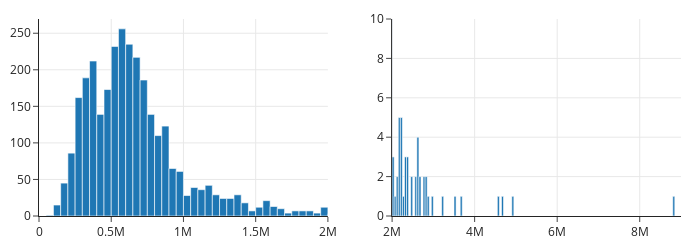

The notebook cell this image was saved under:
### Markdown cell above
Let's use this idea to improve the histogram of house prices.
In the side-by-side plots below, we clip the data by changing the limits of the x-axis. 
On the left, we've excluded houses that cost over $\$2,000,000$. 
The shape of the distribution for the bulk of the houses is much clearer in this plot.
For instance, we can more easily observe the skewness and a smaller secondary mode.
On the right, we separately show detail in the long right tail of the distribution.

### Code cell
right_hist = px.histogram(sfh, x='price')
left_hist = px.histogram(sfh, x='price')
fig = left_right(left_hist, right_hist, height=250)
fig.update_xaxes(range=[0, 2e6], row=1, col=1)
fig.update_xaxes(range=[2e6, 9e6], row=1, col=2)
fig.update_yaxes(range=[0, 10], row=1, col=2)
fig

### Figure 1 — Plotly figure (JSON) as saved in the notebook; plotly's stock layout.template omitted (floating-point values rounded to 4 significant figures; data arrays with more than 128 entries replaced by an {"elided": "..."} marker saying what was removed)
{"data": [{"alignmentgroup": "True", "hovertemplate": "price=%{x}<br>count=%{y}<extra></extra>", "legendgroup": "", "marker": {"color": "#1F77B4", "pattern": {"shape": ""}}, "name": "", "offsetgroup": "", "orientation": "v", "showlegend": false, "type": "histogram", "x": {"elided": "3065 int values"}, "xaxis": "x", "yaxis": "y"}, {"alignmentgroup": "True", "hovertemplate": "price=%{x}<br>count=%{y}<extra></extra>", "legendgroup": "", "marker": {"color": "#1F77B4", "pattern": {"shape": ""}}, "name": "", "offsetgroup": "", "orientation": "v", "showlegend": false, "type": "histogram", "x": {"elided": "3065 int values"}, "xaxis": "x2", "yaxis": "y2"}], "layout": {"height": 250, "width": 700, "xaxis": {"anchor": "y", "domain": [0, 0.45], "range": [0, 2000000], "type": "linear"}, "xaxis2": {"anchor": "y2", "domain": [0.55, 1], "range": [2000000, 9000000], "type": "linear"}, "yaxis": {"anchor": "x", "autorange": true, "domain": [0, 1], "range": [0, 269.5]}, "yaxis2": {"anchor": "x2", "domain": [0, 1], "range": [0, 10]}}}
